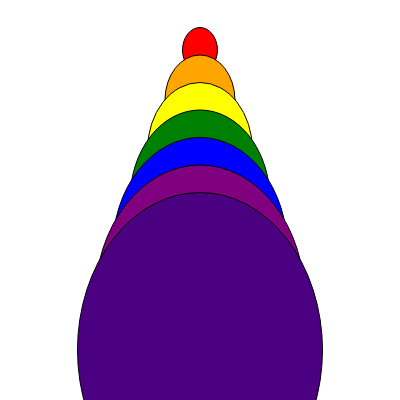
Frame 1 (no input)
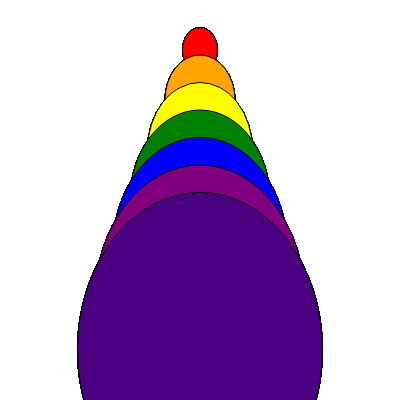
Frame 60 (no input)
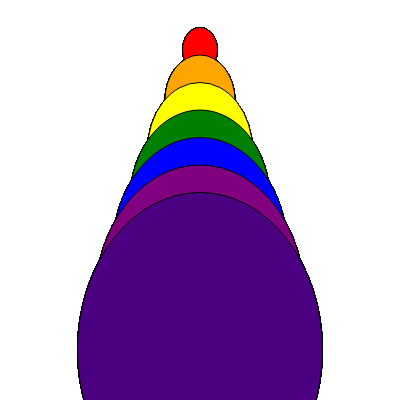
Frame 120 (the mouse pressed at the canvas centre since frame 60)

The p5.js sketch that drew these frames (run headless with seeded random() and noise() and a simulated clock; from frame 60 on, the mouse is pressed at the canvas centre):

// p5.js sketch
// ── sketch.js
var snowman = ['pink','red', 'orange', 'yellow', 'green', 'blue', 'purple','indigo']
function setup() {
  createCanvas(400, 400);
}

function draw() {

  
  for(idx = 0; idx < snowman.length; idx++){
    fill(snowman[idx])
    ellipse(width/2, idx*50, idx*35, idx*45);
  
  }
}
